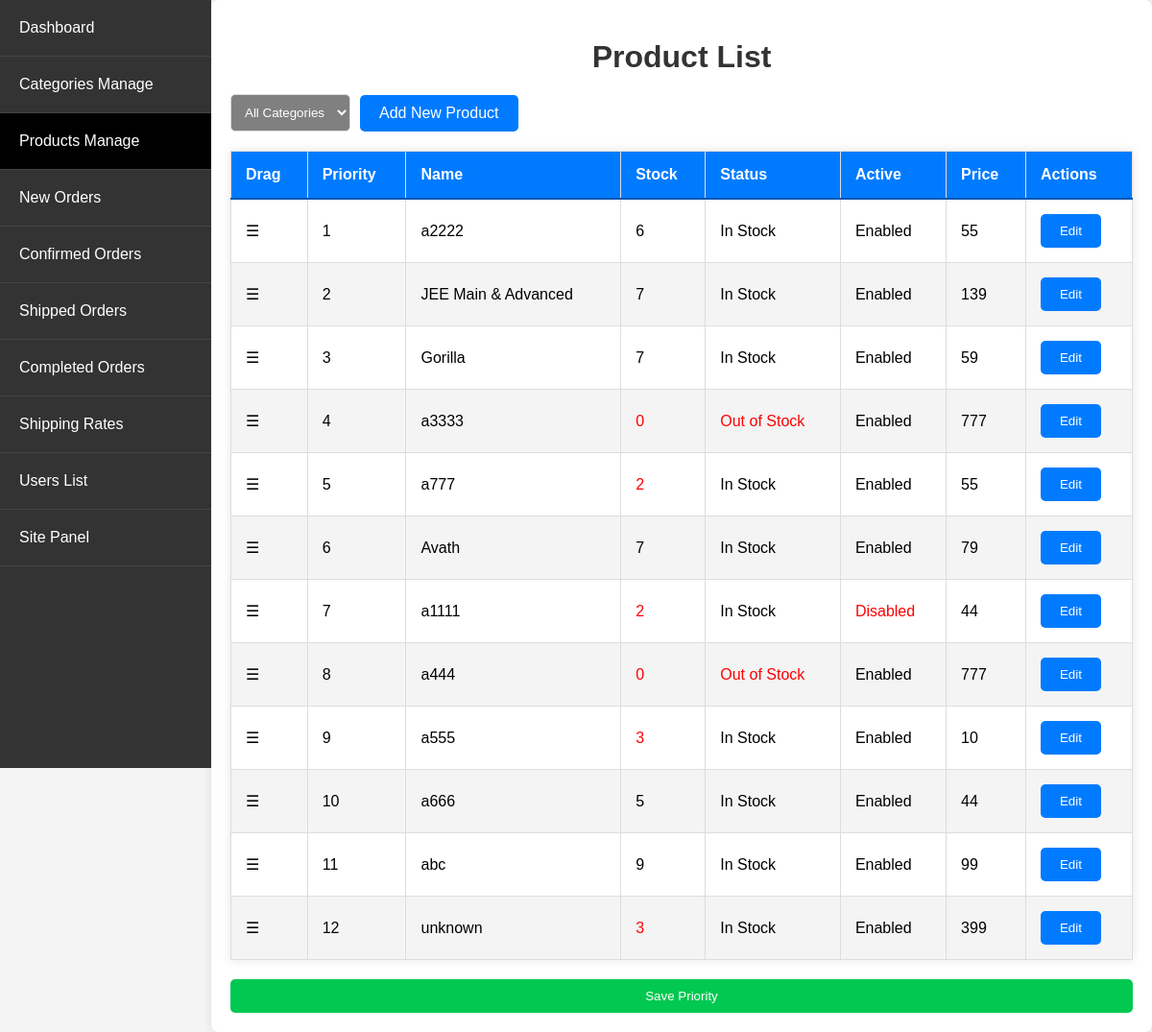
/admin_app/admin_app/products/ (signed in), run on an earlier commit of the app's database.
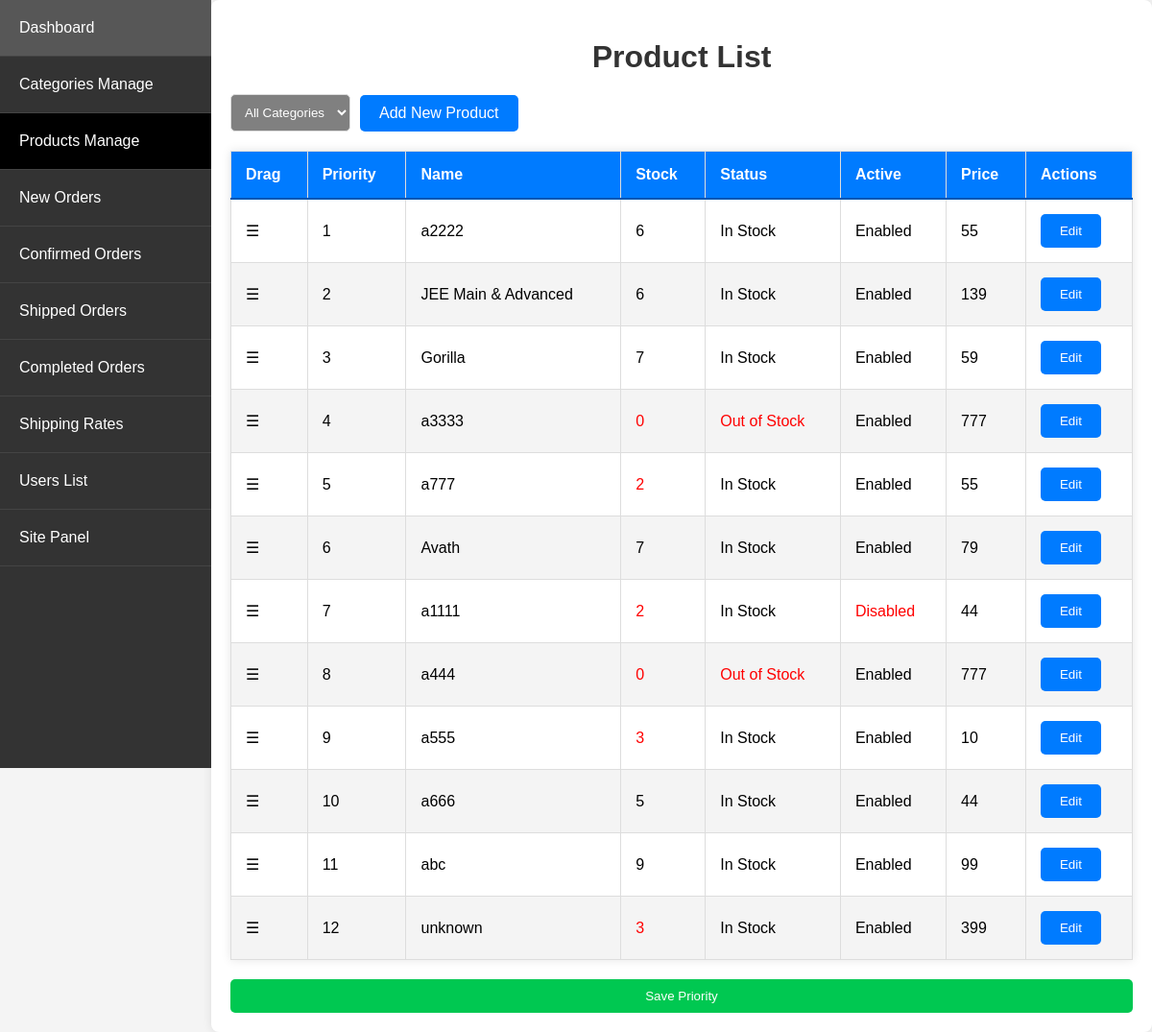
And on a later commit of the database.
### store/models.py (models this page shows, shortened)
class Product(models.Model):
    PRODUCT_STATUS_CHOICES = [
        ('in_stock', 'In Stock'),
        ('out_of_stock', 'Out of Stock'),
    ]
    name = models.CharField(max_length=250, unique=True)
    slug = models.SlugField(max_length=250, unique=True)
    description = models.TextField(blank=True)
    old_price = models.DecimalField(max_digits=7, blank=True, null=True, decimal_places=0)
    new_price = models.DecimalField(max_digits=7, blank=False, decimal_places=0)
    category = models.ForeignKey(Category, on_delete=models.SET_NULL, null=True)
    image_1 = models.ImageField(upload_to='product')
    image_2 = models.ImageField(upload_to='product', blank=True)
    image_3 = models.ImageField(upload_to='product', blank=True)
    video_url = models.URLField(max_length=200, blank=True)
    stock = models.IntegerField()
    status = models.CharField(max_length=20, choices=PRODUCT_STATUS_CHOICES, default='in_stock')
    active = models.BooleanField(default=True)
    new = models.BooleanField(default=True)
    created = models.DateTimeField(auto_now_add=True)
    update = models.DateField(auto_now=True)
    priority = models.IntegerField(default=0, validators=[MinValueValidator(0)])
    class Meta:
        ordering = ('name',)
        verbose_name = 'product'
        verbose_name_plural = 'products'
    class Meta:
        ordering = ['priority', 'name']  # Update ordering to use priority first

### admin_app/views.py (the view)
# urls.py: path('admin_app/products/', views.product_list, name='product_list'),
@login_required
@user_passes_test(is_admin)
def product_list(request):
    categories = Category.objects.all()
    selected_category = request.GET.get('category')
    if selected_category:
        products = Product.objects.filter(category_id=selected_category)
    else:
        products = Product.objects.all().order_by('priority', 'name')
    context = {
        'products': products,
        'categories': categories,
        'selected_category': selected_category,
    }
    return render(request, 'admin_app/product_list.html', context)

### admin_app/views.py (called while the page is built)
def is_admin(user):
    return user.is_superuser

### store/context_processors.py (called while the page is built)
def menu_link(request): # this function don't wanna call to work, it's defined in setting to work
    links_list = Category.objects.annotate(
        num_products=Count('product', filter=Q(product__active=True, product__stock__gt=0))
    ).filter(num_products__gt=0).order_by('priority', 'name')  # Add an order_by clause here
    paginator3 = Paginator(links_list, 8)
    try:
        page = int(request.GET.get('page', '1'))
    except:
        page = 1
    try:
        links = paginator3.page(page)
    except (InvalidPage, EmptyPage):
        links = paginator3.page(paginator3.num_pages)
    return dict(links=links)

def cart_data(request):
    data = cartData(request)
    cartItems = data['cartItems']
    return {'cartItems': cartItems}

def wishlist_count(request):
    if request.user.is_authenticated:
        wishlist_count = Wishlist.objects.filter(user=request.user).count()
    else:
        cookie_data = cookieWishlist(request)
        wishlist_count = cookie_data['wishlist_count']
    return {'wishlist_count': wishlist_count}

### admin_app/templates/admin_app/product_list.html (shortened to what this page needs)
{% extends 'admin_app/base_admin.html' %}
{% block content %}
<h1>Product List</h1>
<div class="filter-container">
    <form method="get" action="{% url 'admin_app:product_list' %}">
        <select name="category" onchange="this.form.submit()" style="background-color: grey;">
            <option value="">All Categories</option>
        </select>
    </form>
    <a href="{% url 'admin_app:product_create' %}" class="button_proudct_list">Add New Product</a>
</div>
<table id="product-table">
    <thead>
        <tr>
            <th>Drag</th>
            <th>Priority</th>
            <th>Name</th>
            <th>Stock</th>
            <th>Status</th>
            <th>Active</th>
            <th>Price</th>
            <th>Actions</th>
        </tr>
    </thead>
    <tbody>
        {% for product in products %}
        <tr data-id="{{ product.id }}">
            <td class="drag-handle">&#9776;</td>
            <td>{{ forloop.counter }}</td>
            <td>{{ product.name }}</td>
            <td class="{% if product.stock < 4 %}low-stock{% endif %}">{{ product.stock }}</td>
            <td class="{% if product.status == 'out_of_stock' %}low-stock{% endif %}">
                {% if product.status == 'in_stock' %}
                    In Stock
                {% else %}
                    Out of Stock
                {% endif %}
            </td>
            <td class="{% if not product.active %}inactive{% endif %}">
                {% if product.active %}
                    Enabled
                {% else %}
                    Disabled
                {% endif %}
            </td>
            <td>{{ product.new_price }}</td>
            <td>
                <a href="{% url 'admin_app:product_update' product.pk %}">
                    <button type="button" class="btn btn-primary">Edit</button>
                </a>
            </td>
        </tr>
        {% endfor %}
    </tbody>
</table>
<button id="save-priority" class="btn btn-primary" disabled style="
    width: 100%;
    background-color: #00c851"
    >Save Priority</button>
{% endblock %}

What changed in the data, as far as the page shows it:
changed Product "JEE Main & Advanced": stock "7" → "6"
